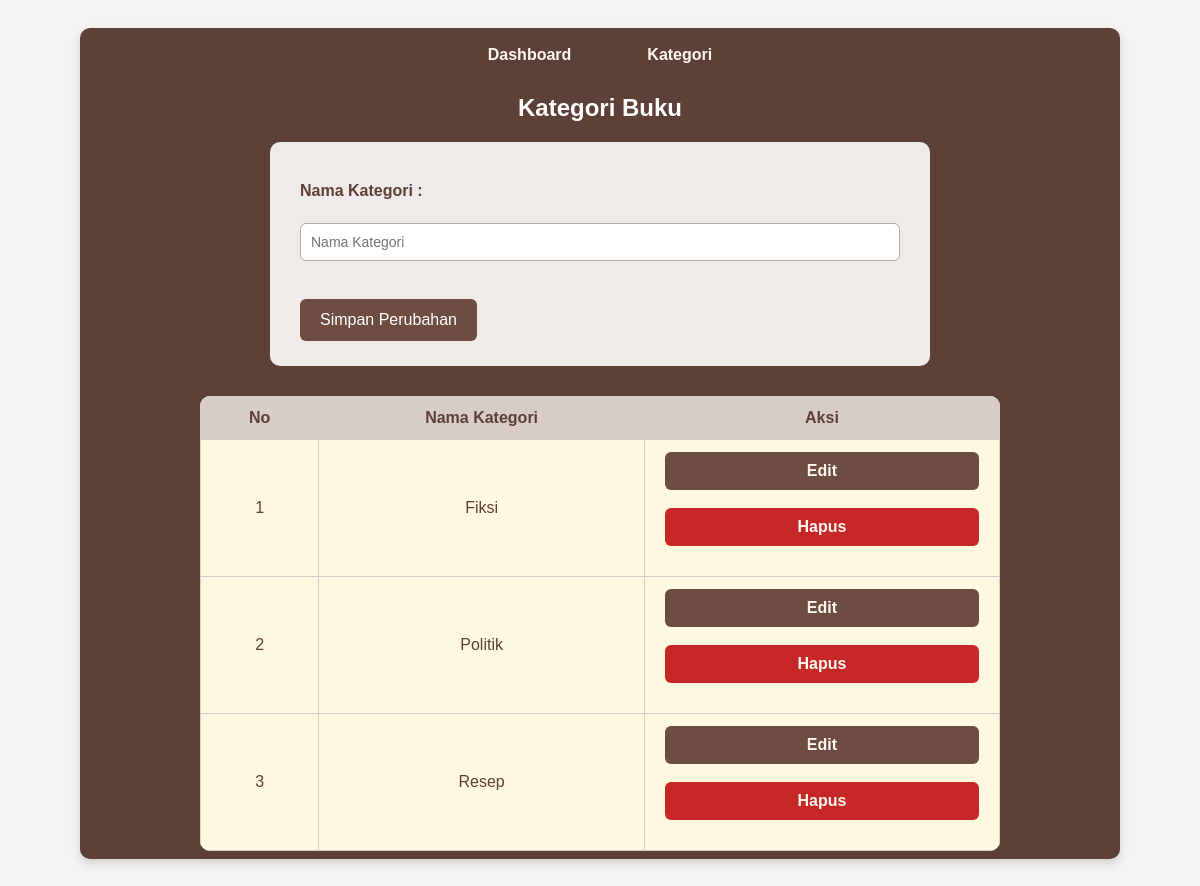
/admin/kategori.php (signed in), run on the app's committed database.
### tables this page shows
CREATE TABLE `kategori` (
  `id_kategori` int(11) NOT NULL,
  `nama_kategori` varchar(255) NOT NULL
);

### admin/kategori.php (the view, shortened to what this page needs)
<?php
include "../config.php";
$datakategori="SELECT * FROM kategori ORDER BY id_Kategori ASC";
$resultkategori = $conn->query($datakategori);
?>
<!DOCTYPE html>
<html lang="en">
<head>
</head>
<body>
    <nav class="navbar-container">
    <ul>
        <li><a href="index.php">Dashboard</a></li>
        <li><a href="kategori.php">Kategori</a></li>
    </ul>
    <h2>Kategori Buku</h2>
    <form action="" method="POST">
        <label>Nama Kategori :</label><br>
        <input type="text" name="nama_kategori" placeholder="Nama Kategori"><br><br>
        <button type="submit" name="SIMPAN">Simpan Perubahan</button>
    </form>
    <table>
        <thead>
            <tr>
                <th>No</th>
                <th>Nama Kategori</th>
                <th>Aksi</th>
            </tr>
        </thead>
        <tbody>
            <?php
            $no = 1;
            while ($kategori = $resultkategori->fetch_assoc()) {
                echo '<tr>';
                echo '<td>' . $no++ . '</td>';
                echo '<td>' . $kategori['nama_kategori'] . '</td>';
                echo '<td>';
                            echo '<a href="edit-kategori.php?id_kategori=' . $kategori['id_kategori'] . '" class="btn btn-primary">Edit</a> &nbsp';
                            echo '<a href="?delete_id=' . $kategori['id_kategori'] . '" class="btn btn-danger btn-sm" onclick="return confirm(\'Apakah Anda yakin ingin menghapus Kategori ini?\')">Hapus</a> &nbsp;';
                echo '</td>';
                echo '</tr>';
            }
            ?>
        </tbody>
    </table>
</body>
</html>

### admin/kategori.php (style rules this page uses)
body { font-family: Arial, sans-serif; background-color: rgb(245, 243, 242); color: rgb(228, 214, 199); padding: 40px; }
.navbar-container { max-width: 1000px; margin: 0 auto 30px auto; background-color: #5d4037; border-radius: 10px; padding: 8px 20px; box-shadow: 0 4px 10px rgba(0,0,0,0.15); position: relative; top: -20px; }
.navbar-container ul { display: flex; justify-content: center; align-items: center; padding: 0; margin: 0; list-style: none; }
.navbar-container li { margin: 0 20px; }
.navbar-container a { display: block; padding: 10px 18px; color: #fff8f0; font-weight: 600; font-size: 16px; text-decoration: none; border-radius: 6px; transition: background-color 0.3s ease, color 0.3s ease; }
h2 { text-align: center; color: white; }
form { max-width: 600px; margin: 0 auto 30px auto; background-color: #efebe9; padding: 25px 30px; border-radius: 10px; box-shadow: 0 4px 8px rgba(100, 70, 50, 0.1); }
label { display: block; margin-top: 15px; font-weight: 600; color: #5d4037; }
input[type="text"] { width: 100%; padding: 10px; margin-top: 5px; border: 1px solid #bcaaa4; border-radius: 6px; background-color: #ffffff; font-size: 14px; box-sizing: border-box; }
button { background-color: #6d4c41; color: white; padding: 12px 20px; margin-top: 20px; border: none; border-radius: 6px; font-size: 16px; cursor: pointer; transition: background-color 0.3s ease; }
table { width: 80%; margin: 0 auto; border-collapse: collapse; background-color: #fff8e1; color: #5d4037; border-radius: 10px; overflow: hidden; box-shadow: 0 4px 8px rgba(100, 70, 50, 0.1); }
th, td { border: 1px solid #d7ccc8; padding: 12px 15px; text-align: center; }
th { background-color: #d7ccc8; font-weight: bold; }
.btn-primary, .btn-danger { padding: 5px 10px; font-size: 10px; border-radius: 4px; text-decoration: none; margin: 0 5px; display: inline-block; text-align: center; width: auto; min-width: 80px; }
.btn-primary { background-color: #6d4c41; color: white; }
.btn-danger { background-color: #c62828; color: white; }

### data on the page
kategori: nama_kategori "Fiksi"
kategori: nama_kategori "Politik"
kategori: nama_kategori "Resep"
